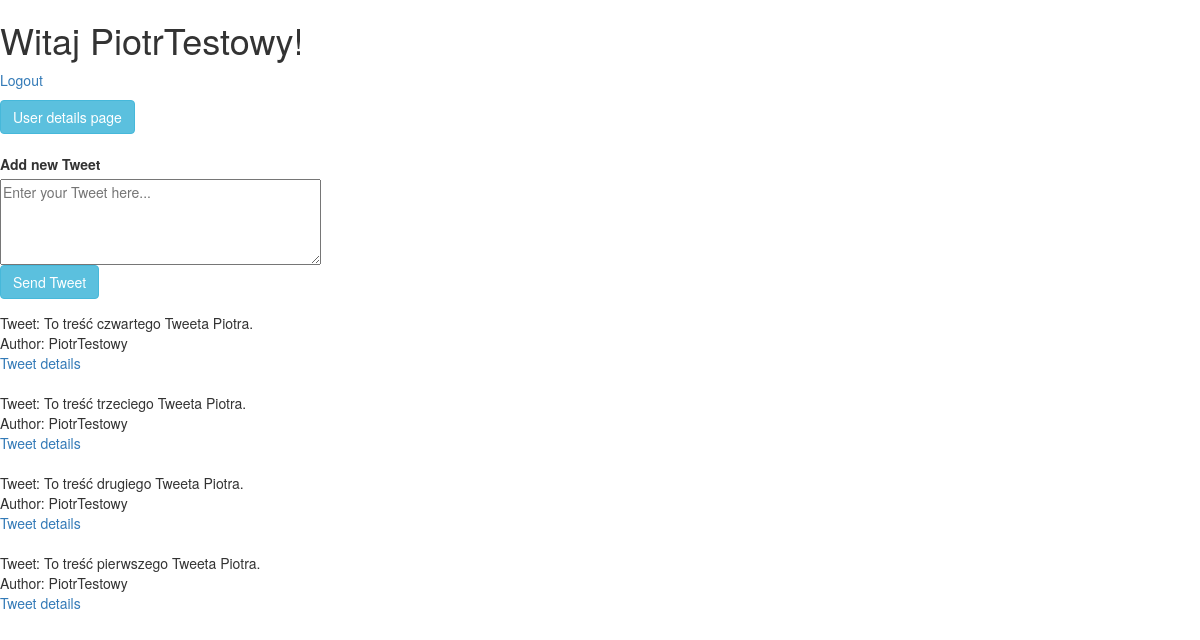
The app's page /index.php (signed in) with its own data.
### tables this page shows
CREATE TABLE IF NOT EXISTS `User` (
  `id` int(11) NOT NULL AUTO_INCREMENT,
  `email` varchar(100) NOT NULL,
  `password` varchar(255) NOT NULL,
  `fullName` varchar(100) DEFAULT NULL,
  `active` tinyint(4) DEFAULT '1',
  PRIMARY KEY (`id`),
  UNIQUE KEY `email` (`email`)
);

CREATE TABLE IF NOT EXISTS `Tweet` (
  `id` int(11) NOT NULL AUTO_INCREMENT,
  `userId` int(11) DEFAULT NULL,
  `tweetText` varchar(140) NOT NULL,
  PRIMARY KEY (`id`),
  KEY `userId` (`userId`)
);

### src/User.php (called while the page is built, shortened)
<?php
class User {
    private $id;
    private $fullName;
    public function __construct() {
        $this->id = -1;
        $this->fullName = '';
    }
    public function getId() {
        return $this->id;
    }
    public function getFullName() {
        return $this->fullName;
    }
    public function getAllTweets(mysqli $conn) {
        return Tweet::getAllTweetsByUserId($conn, $this->id);
    }
    public function loadFromDB(mysqli $conn, $id) {
        $sql = "SELECT * FROM User WHERE id = $id";
        $result = $conn->query($sql);
        if($result !== false && $result->num_rows > 0) {
            $row = $result->fetch_assoc();
            $this->id = $row['id'];
            $this->fullName = $row['fullName'];
            return true;
        }
        return false;
    }
}

### src/Tweet.php (the view, shortened to what this page needs)
<?php
class Tweet {
    static public function getAllTweetsByUserId(mysqli $conn, $userId) {
        $ret = [];
        $sql = "SELECT Tweet.id, Tweet.userId, Tweet.tweetText, User.fullName FROM Tweet LEFT JOIN User ON Tweet.userId = User.id WHERE Tweet.userId = $userId ORDER BY Tweet.id DESC";
        $result = $conn->query($sql);
        if($result !== false && $result->num_rows > 0) {
            while($row = $result->fetch_assoc()) {
                $newTweet = new Tweet();
                $newTweet->id = $row['id'];
                $newTweet->userId = $row['userId'];
                $newTweet->tweetText = $row['tweetText'];
                $newTweet->fullName = $row['fullName'];
                $ret[] = $newTweet;
            }
        }
        return $ret;
    }
    private $id;
    private $tweetText;
    private $fullName;
    public function __construct() {
        $this->id = -1;
        $this->tweetText = '';
    }
    public function show() {
        echo "Tweet: $this->tweetText<br>";
        echo "Author: $this->fullName<br>";
    }
    public function showLink(){
        echo "<a href='tweet_details.php?tweetId=$this->id'>Tweet details</a><br><br>";
    }
}

### index.php (shortened to what this page needs)
<?php
require_once 'src/connection.php';
require_once 'src/User.php';
require_once 'src/Tweet.php';
$loggedUser = new User();
$loggedUser->loadFromDB($conn,  $_SESSION['loggedUserId']);
echo "<h1>Witaj " . $loggedUser->getFullName() . "!</h1><p><a href='logout.php'>Logout</a></p>";
echo "<a href='user_details.php?id={$loggedUser->getId()}'><button type='button' class='btn btn-info'>User details page</button></a><br><br>";
?>
<form method="POST" action="#">
    <fieldset>
        <label>Add new Tweet</label><br>
        <textarea name="tweet_text" placeholder="Enter your Tweet here..." rows="4" cols="40" autofocus maxlength="140"></textarea><br>
        <input type="submit" class="btn btn-info" value="Send Tweet"/>
    </fieldset>
</form>
<?php
$tweets = $loggedUser->getAllTweets($conn);
foreach($tweets as $oneTweet){
    $oneTweet->show();
    $oneTweet->showLink();
}
?>

### records on screen
user: fullName "PiotrTestowy"
tweet: tweetText "To treść czwartego Tweeta Piotra.", userId.fullName "PiotrTestowy"
tweet: tweetText "To treść trzeciego Tweeta Piotra.", userId.fullName "PiotrTestowy"
tweet: tweetText "To treść drugiego Tweeta Piotra.", userId.fullName "PiotrTestowy"
tweet: tweetText "To treść pierwszego Tweeta Piotra.", userId.fullName "PiotrTestowy"
